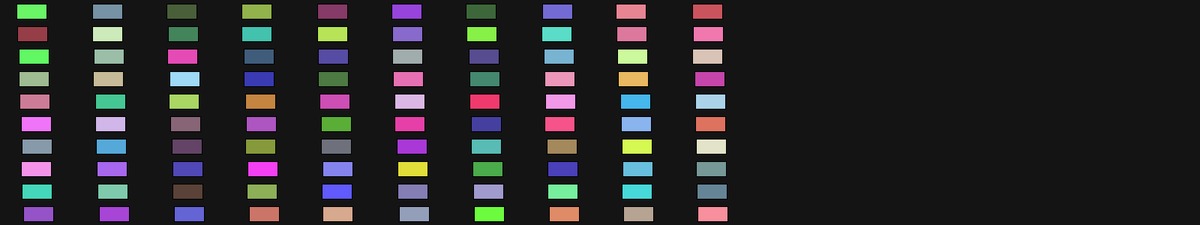
Frame 1 (no input)
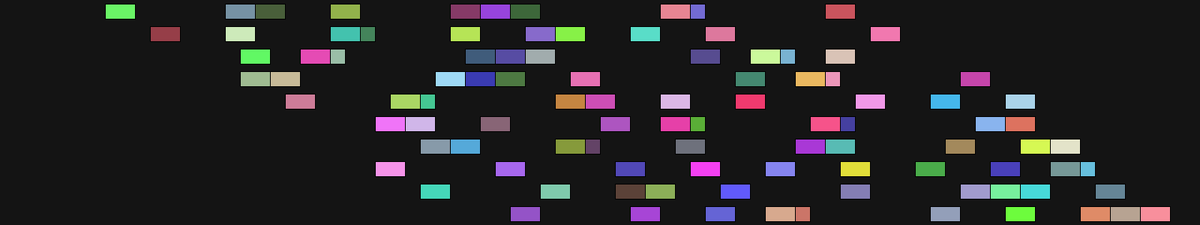
Frame 60 (the mouse pressed at the canvas centre just before this capture)
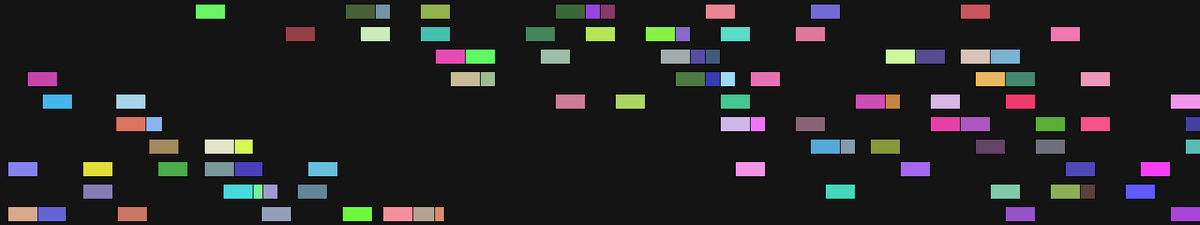
Frame 120 (the mouse held since frame 60 and released just before this capture)

The Processing sketch that drew these frames (run headless with seeded random() and noise(); from frame 60 on, the mouse is pressed at the canvas centre):

// Processing sketch: processing_144146
// ── processing_144146.pde

Car[] traffic = new Car[100];

void setup(){
//  background(20);
  size(1600,300);
  for(float i=0;i<10;i++){
    for(float j=0;j<10;j++){
      traffic[int(i)+int(j)*10]= new Car(20+100*j, i*30+5, floor(random(3))+i+1, 1, color(random(200)+55,random(200)+55,random(200)+55));
    }  
  }
}

void draw(){
  background(20);
  for(int i=0;i<100;i++){
    traffic[i].drive();
  }
}

class Car {
  float xPos, yPos;
  float xVol, yVol;
  float size;
  color c;
  Car(float iniX, float iniY, float iniSpeed, float iniSize, color iniC){
    xPos=iniX;
    yPos=iniY;
    xVol=iniSpeed;
    size=iniSize;
    c=iniC;
  }
  void drive(){
    fill(c);
    xPos=xVol+xPos;
    rect(xPos,yPos,40*size,20*size);
    if(xPos>width){
      xPos=0;
    }
  }
}
